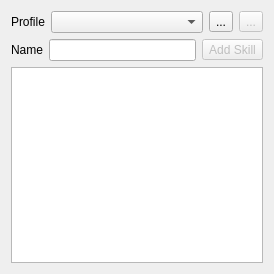
<?xml version="1.0" encoding="UTF-8"?>
<ui version="4.0">
 <class>Profiles</class>
 <widget class="QWidget" name="Profiles">
  <property name="geometry">
   <rect>
    <x>0</x>
    <y>0</y>
    <width>274</width>
    <height>274</height>
   </rect>
  </property>
  <property name="maximumSize">
   <size>
    <width>460</width>
    <height>16777215</height>
   </size>
  </property>
  <property name="windowTitle">
   <string>Form</string>
  </property>
  <layout class="QVBoxLayout" name="verticalLayout">
   <item>
    <layout class="QHBoxLayout" name="horizontalLayout">
     <item>
      <widget class="QLabel" name="label">
       <property name="text">
        <string>Profile</string>
       </property>
      </widget>
     </item>
     <item>
      <widget class="QComboBox" name="comboSelectProfile">
       <property name="sizePolicy">
        <sizepolicy hsizetype="Expanding" vsizetype="Fixed">
         <horstretch>0</horstretch>
         <verstretch>0</verstretch>
        </sizepolicy>
       </property>
      </widget>
     </item>
     <item>
      <widget class="QToolButton" name="btnAddProfile">
       <property name="text">
        <string>...</string>
       </property>
       <property name="icon">
        <iconset theme="QIcon::ThemeIcon::FolderNew"/>
       </property>
      </widget>
     </item>
     <item>
      <widget class="QToolButton" name="btnDeleteProfile">
       <property name="enabled">
        <bool>false</bool>
       </property>
       <property name="text">
        <string>...</string>
       </property>
       <property name="icon">
        <iconset theme="QIcon::ThemeIcon::EditDelete"/>
       </property>
      </widget>
     </item>
    </layout>
   </item>
   <item>
    <layout class="QHBoxLayout" name="horizontalLayout_2">
     <item>
      <widget class="QLabel" name="label_2">
       <property name="text">
        <string>Name</string>
       </property>
      </widget>
     </item>
     <item>
      <widget class="QLineEdit" name="lineProfileName"/>
     </item>
     <item>
      <widget class="QToolButton" name="btnlAddSkill">
       <property name="enabled">
        <bool>false</bool>
       </property>
       <property name="text">
        <string>Add Skill</string>
       </property>
      </widget>
     </item>
    </layout>
   </item>
   <item>
    <widget class="QListWidget" name="listWidget">
     <property name="selectionMode">
      <enum>QAbstractItemView::SelectionMode::NoSelection</enum>
     </property>
     <property name="layoutMode">
      <enum>QListView::LayoutMode::Batched</enum>
     </property>
     <property name="uniformItemSizes">
      <bool>true</bool>
     </property>
    </widget>
   </item>
  </layout>
 </widget>
 <resources/>
 <connections/>
</ui>
